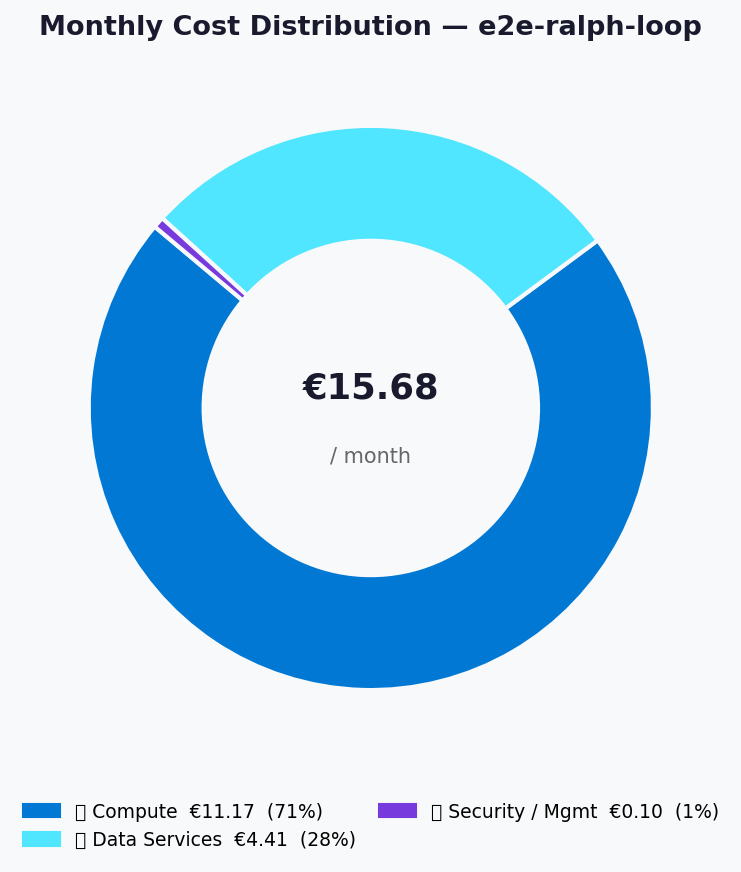

Write Python code to recreate this figure.
"""Generate cost distribution donut chart for e2e-ralph-loop."""
import matplotlib.pyplot as plt
import matplotlib.patches as mpatches
import numpy as np

def generate_cost_distribution_chart(
    categories: dict,
    total_monthly: float,
    output_path: str = "03-des-cost-distribution.png",
) -> None:
    PALETTE = [
        "#0078D4",  # Azure blue — Compute
        "#50E6FF",  # Azure cyan — Data
        "#773ADC",  # Purple     — Security/Mgmt
    ]

    labels  = list(categories.keys())
    values  = list(categories.values())
    colors  = PALETTE[: len(labels)]
    pcts    = [v / sum(values) * 100 for v in values]

    fig, ax = plt.subplots(figsize=(8, 6))
    fig.patch.set_facecolor("#F8F9FA")
    ax.set_facecolor("#F8F9FA")

    wedge_props = {"linewidth": 2, "edgecolor": "#F8F9FA"}
    wedges, _ = ax.pie(
        values,
        colors=colors,
        wedgeprops=wedge_props,
        startangle=140,
        pctdistance=0.82,
    )

    hole = plt.Circle((0, 0), 0.60, fc="#F8F9FA")
    ax.add_patch(hole)

    ax.text(0, 0.07, f"€{total_monthly:,.2f}", ha="center", va="center",
            fontsize=17, fontweight="bold", color="#1A1A2E")
    ax.text(0, -0.17, "/ month", ha="center", va="center",
            fontsize=10, color="#666")

    legend_labels = [
        f"{lbl}  €{val:,.2f}  ({pct:.0f}%)"
        for lbl, val, pct in zip(labels, values, pcts)
    ]
    patches = [mpatches.Patch(color=c, label=l) for c, l in zip(colors, legend_labels)]
    ax.legend(handles=patches, loc="lower center", bbox_to_anchor=(0.5, -0.15),
              ncol=2, fontsize=9, framealpha=0.0, columnspacing=1.2)

    ax.set_title("Monthly Cost Distribution — e2e-ralph-loop", fontsize=13,
                 fontweight="bold", color="#1A1A2E", pad=10)

    plt.tight_layout(pad=1.4)
    plt.savefig(output_path, dpi=150, bbox_inches="tight", facecolor=fig.get_facecolor())
    plt.close()
    print(f"Generated: {output_path}")


categories = {
    "💻 Compute":         11.17,
    "💾 Data Services":   4.41,
    "🔑 Security / Mgmt": 0.10,
}
generate_cost_distribution_chart(
    categories,
    total_monthly=15.68,
    output_path="agent-output/e2e-ralph-loop/03-des-cost-distribution.png",
)
